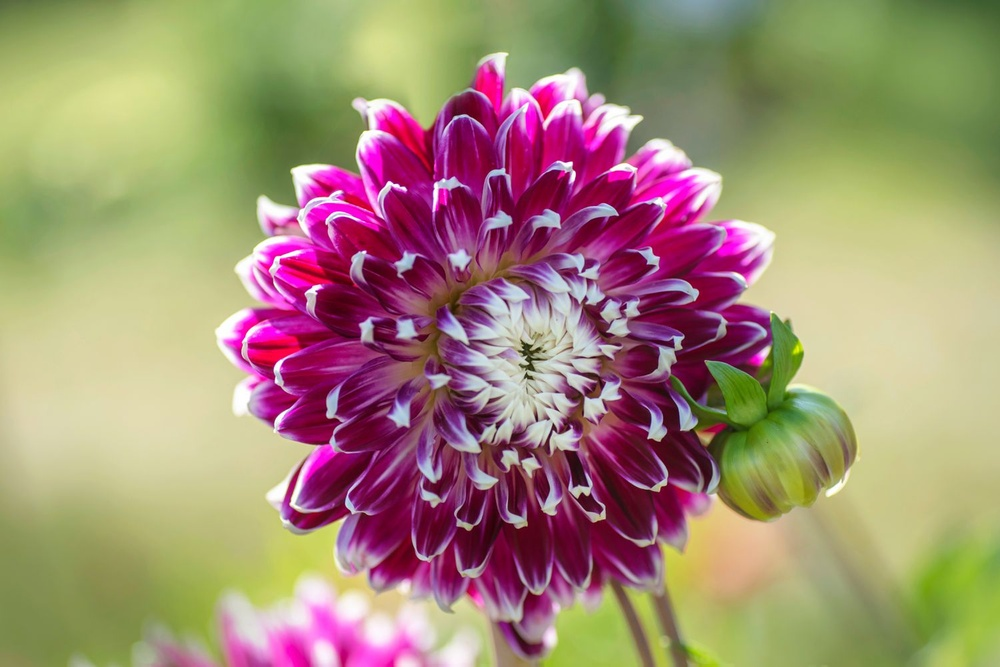
#> input picture 7thSemLab/DIP/assignment/flower.jpg, 1000 x 667 px, shrunk from 1500 x 1001 before the run
$ python threshold.py
#> lines starting #> are read from the running program, lines starting #| are printed output that depends on the picture
from PIL import Image

def threshold_image(input_path, output_path, threshold):
    # Open the image file
#> called with input_path = 'flower.jpg', output_path = 'binary_image.jpg', threshold = 128
    img = Image.open(input_path)
#> img is the input picture: PIL image 1000x667 RGB; mean R, G, B 162.4, 140, 116.9

    # Convert the image to binary based on the threshold
    binary_img = img.point(lambda p: 255 if p > threshold else 0)
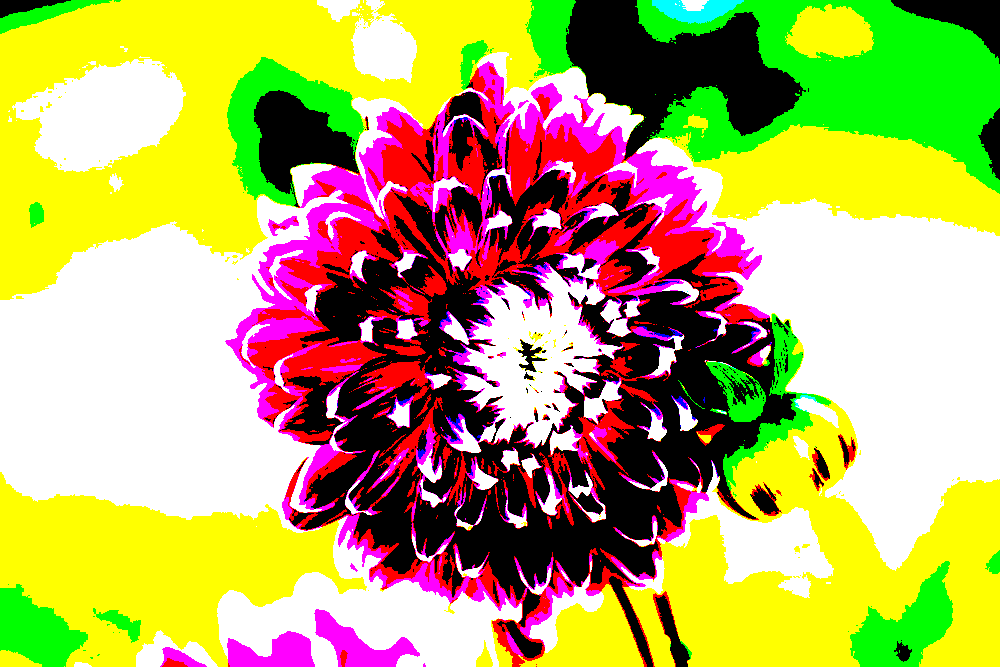
#> binary_img: PIL image 1000x667 RGB; mean R, G, B 185.3, 174.2, 98.4

    # Save the binary image
    binary_img.save(output_path)

# Example usage
input_image_path = 'flower.jpg'
output_binary_path = 'binary_image.jpg'

# Specify the threshold value (adjust as needed)
threshold_value = 128

threshold_image(input_image_path, output_binary_path, threshold_value)
